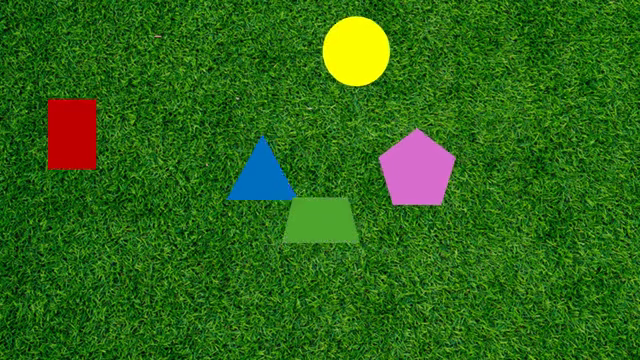
#> input picture frame 183 of PennAir_2024_App_Dynamic.mp4, 640 x 360 px, given in place of PennAir_2024_App_Dynamic_Hard.mp4, which was not available
$ python Q3.py
#> lines starting #> are read from the running program, lines starting #| are printed output that depends on the picture; after the words box and inside, x2 and y2 are one past the last pixel; in counts of white or black regions, pixels touching at a corner belong together; pictures that were not available may be replaced by others from this repository, and a replacement may not be noted
# [120 lines of commented-out code are left out]


import cv2
import numpy as np
from skimage.morphology import remove_small_objects

def get_initial_edges(image, canny_low=70, canny_high=170):
    """
    步骤 1: 使用Canny算子获取初始边缘点。
    """
    return cv2.Canny(image, canny_low, canny_high)

def edge_growing(initial_edges, max_iterations=5):
    """
    步骤 2: 迭代“边缘生长”过程。
    """
    grown_edges = initial_edges.copy()

    for i in range(max_iterations):
        kernel = np.ones((5, 5), np.uint8)
        closed_edges = cv2.morphologyEx(grown_edges, cv2.MORPH_CLOSE, kernel)
        # cleaned_edges = closed_edges
        cleaned_edges = remove_small_objects(closed_edges.astype(bool), min_size=30).astype(np.uint8) * 255

        if np.array_equal(cleaned_edges, grown_edges):
            break

        grown_edges = cleaned_edges

    return grown_edges

def find_large_regions(edges_image, original_image, min_area=100):
    """
    步骤 3: 在生长后的边缘图中寻找并标识出“大区域”。
    """
    result_image = original_image.copy()
    # 获取原始图像的尺寸，用于对比
    img_h, img_w = original_image.shape[:2]
    inverted_edges = cv2.bitwise_not(edges_image)
    contours, _ = cv2.findContours(inverted_edges, cv2.RETR_EXTERNAL, cv2.CHAIN_APPROX_SIMPLE)

    large_contours = []
    for contour in contours:
        contour_area = cv2.contourArea(contour)

        # --- 过滤条件 1: 按最小面积过滤 ---
        if contour_area < min_area:
            continue

        # --- 过滤条件 2: 过滤掉与整个画面一样大的轮廓 (新增加的逻辑) ---
        # 计算轮廓的边界框
        x, y, w, h = cv2.boundingRect(contour)
        # 如果轮廓的宽度或高度非常接近图像的宽度或高度，就认为是边框轮廓，跳过它
        if w > img_w * 0.95 or h > img_h * 0.95:
            continue

        large_contours.append(contour)

    cv2.drawContours(result_image, large_contours, -1, (0, 255, 0), 2)
    return result_image

def main_video(video_path, output_path):
#> called with video_path = 'PennAir_2024_App_Dynamic_Hard.mp4', output_path = 'annotatedQ3.mp4'
    cap = cv2.VideoCapture(video_path)
    if not cap.isOpened():
        print(f"错误：无法打开视频文件: {video_path}")
        return

    # --- 新增代码：视频保存设置 ---
    # 获取原始视频的帧率
    fps = cap.get(cv2.CAP_PROP_FPS)

    # 确定输出视频的尺寸
    # 我们需要先读取一帧来计算合并后窗口的大小
    ret, frame = cap.read()
#> frame is the input picture: shape (360, 640, 3); mean B, G, R 23.6, 103.3, 45.7
    if not ret:
        print("无法读取视频的第一帧。")
        cap.release()
        return

    # 根据第一帧计算合并后的总尺寸
    frame_resized = resize_image(frame)
    h, w, _ = frame_resized.shape
#> h = 225; w = 400
    output_size = (w * 2, h * 2) # 2x2的网格布局
#> output_size = (800, 450)

    # 定义视频编码器并创建VideoWriter对象
    fourcc = cv2.VideoWriter_fourcc(*'mp4v') # 使用.mp4格式
    writer = cv2.VideoWriter(output_path, fourcc, fps, output_size)

    cap.set(cv2.CAP_PROP_POS_FRAMES, 0)

    while True:
        ret, frame = cap.read()
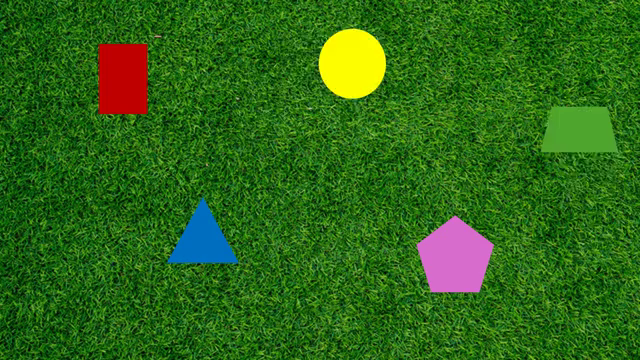
#> input picture frame 0 of PennAir_2024_App_Dynamic.mp4, 640 x 360 px, given in place of PennAir_2024_App_Dynamic_Hard.mp4, which was not available
#> frame is the input picture: shape (360, 640, 3); mean B, G, R 23.6, 103.3, 45.6
        if not ret:
            print("视频播放完毕或读取失败。")
            break

        frame_resized = resize_image(frame)
        if frame_resized is None:
            continue

        frame_gray = cv2.cvtColor(frame_resized, cv2.COLOR_BGR2GRAY)
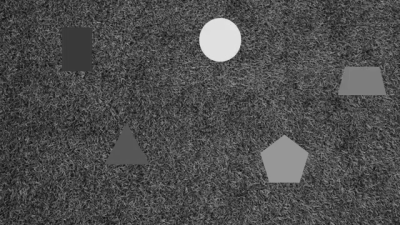
#> frame_gray: shape (225, 400); min 14, max 227, mean 77
        initial_edges = get_initial_edges(frame_gray)
#> in get_initial_edges, `return cv2.Canny(image, canny_low, canny_high)`:
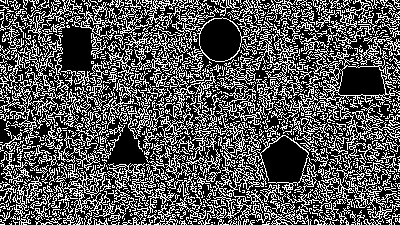
#> returned value: shape (225, 400); 33.7% white in thin lines or dots
        grown_edges = edge_growing(initial_edges)
#> the loop in edge_growing, `for i in range(max_iterations):` made 2 passes
#> pass 1, in edge_growing, `closed_edges = cv2.morphologyEx(grown_edges, cv2.MORPH_CLOSE, kernel)`:
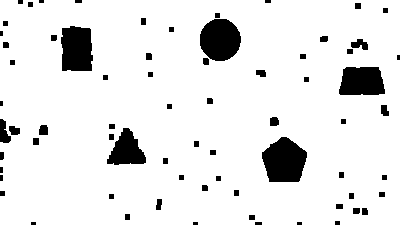
#> closed_edges: shape (225, 400); 90.6% white; 70 black regions (10 under 20 px), largest, box (x1, y1, x2, y2) and area: (262, 137, 307, 182) 1524, (200, 19, 241, 61) 1365, (61, 26, 93, 71) 1284
        final_result = find_large_regions(grown_edges, frame_resized)
#> in find_large_regions, `inverted_edges = cv2.bitwise_not(edges_image)`: inverted_edges: shape (225, 400); 9.4% white; 70 white regions (10 under 20 px)
#> in find_large_regions, `contours, _ = cv2.findContours(inverted_edges, cv2.RETR_EXTERNAL, cv2...`: contours = 70 contours, 30 with area under 20; largest, box (x1, y1, x2, y2) and area: (262, 137, 307, 182) 1456, (200, 19, 241, 61) 1306, (61, 26, 93, 71) 1211, (339, 67, 385, 95) 1071, (107, 128, 146, 165) 814
#> the loop in find_large_regions, `for contour in contours:` made 70 passes
#> contour_area on passes 8, 9, 11, 17, 25, 32, 33, 37, 38, 41, 45, 48: 28.5, 29.5, 40, 24.5, 20.5, 63, 66.5, 58, 55, 24.5, 45, 29
#> (contour, contour_area) on passes 6, 7, 10, 13, 14, 16: ([[249, 215], [249, 219], [254, 219], [254, 215]], 20), ([[125, 214], [125, 219], [129, 219], [129, 214]], 20), ([[336, 204], [336, 208], [342, 208], [342, 204]], 24), ([[349, 193], [349, 198], [353, 198], [353, 193]], 20), ([[379, 192], [379, 196], [384, 196], [384, 192]], 20), ([[234, 190], [234, 195], [238, 195], [238, 190]], 20)
#> after the loop in find_large_regions, `for contour in contours:`: large_contours = 6 contours; box (x1, y1, x2, y2) and area: (262, 137, 307, 182) 1456, (200, 19, 241, 61) 1306, (61, 26, 93, 71) 1211, (339, 67, 385, 95) 1071, (107, 128, 146, 165) 814, (0, 119, 11, 143) 142
#> in find_large_regions, `cv2.drawContours(result_image, large_contours, -1, (0, 255, 0), 2)`: result_image: shape (225, 400, 3); mean B, G, R 21.7, 106.9, 42.5

        initial_edges_bgr = cv2.cvtColor(initial_edges, cv2.COLOR_GRAY2BGR)
#> initial_edges_bgr: shape (225, 400, 3); 33.7% white in thin lines or dots
        grown_edges_bgr = cv2.cvtColor(grown_edges, cv2.COLOR_GRAY2BGR)

        top_row = np.hstack((frame_resized, initial_edges_bgr))
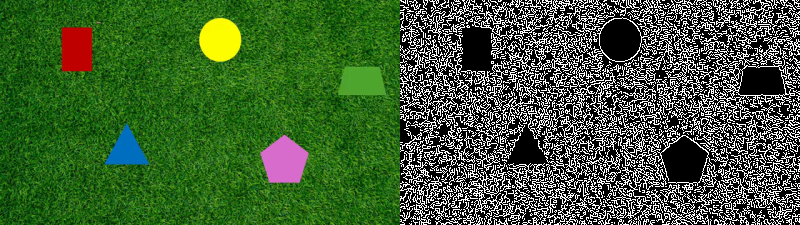
#> top_row: shape (225, 800, 3); mean B, G, R 54.7, 94.6, 65.7
        bottom_row = np.hstack((grown_edges_bgr, final_result))
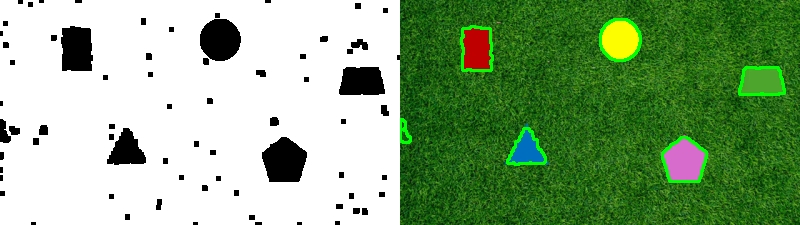
#> bottom_row: shape (225, 800, 3); mean B, G, R 126.4, 169, 136.7
        combined_display = np.vstack((top_row, bottom_row))
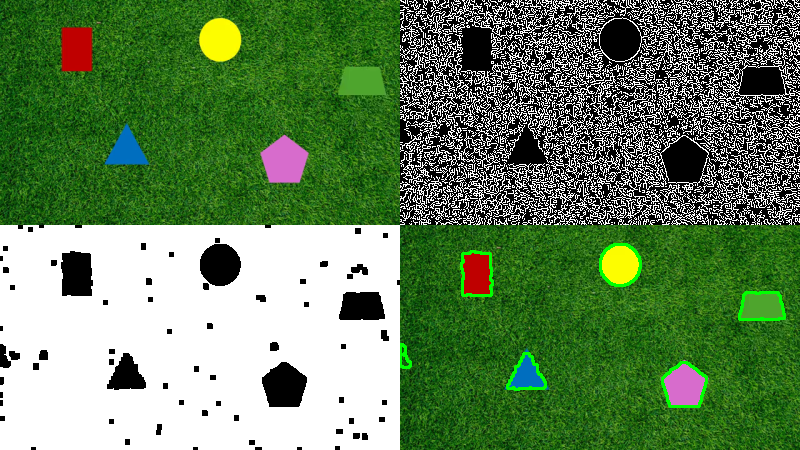
#> combined_display: shape (450, 800, 3); mean B, G, R 90.6, 131.8, 101.2

        cv2.imshow("Edge Growing Segmentation for Video", combined_display)
        writer.write(combined_display)

        if cv2.waitKey(25) & 0xFF == ord('q'):
#> (key q is pressed here)
            print("User requested exit.")
            break

    writer.release()

    cap.release()
    cv2.destroyAllWindows()
    print(f"处理完成的视频已保存至: {output_path}")
def resize_image(image, width=400):
    """辅助函数，用于缩放图像以便显示。"""
    if image is None or image.shape[1] == 0: return None
    (h, w) = image.shape[:2]
    r = width / float(w)
    return cv2.resize(image, (width, int(h * r)), interpolation=cv2.INTER_AREA)


if __name__ == '__main__':
    video_file = "PennAir_2024_App_Dynamic_Hard.mp4"
    output_file = "annotatedQ3.mp4" # 定义输出文件名
    main_video(video_file, output_file)

$ run again, starting later in the video
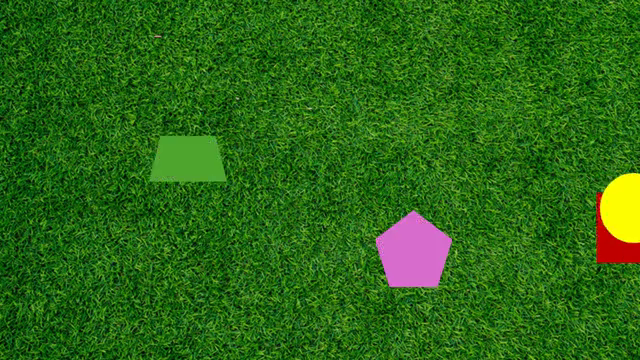
#> input picture frame 826 of PennAir_2024_App_Dynamic.mp4, 640 x 360 px, given in place of PennAir_2024_App_Dynamic_Hard.mp4, which was not available
#> in main_video, frame is the input picture: shape (360, 640, 3); mean B, G, R 22, 103.2, 43.2
#> in resize_image, `return cv2.resize(image, (width, int(h * r)), interpolation=cv2.INTER_..`:
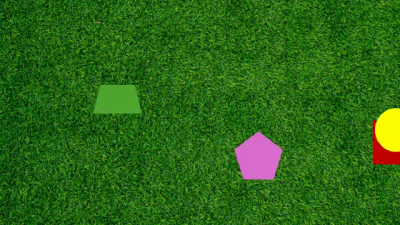
#> returned value: shape (225, 400, 3); mean of channels 0, 1, 2 22, 103.2, 43.2; drawn as B, G, R
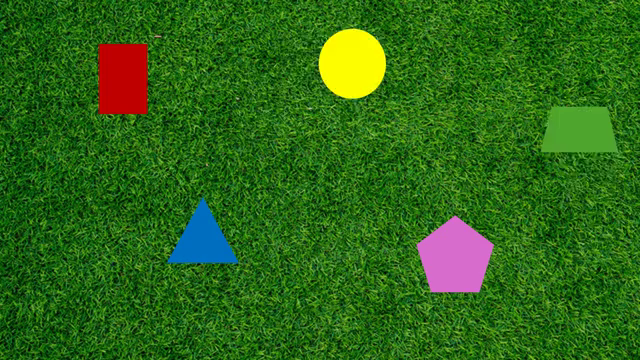
#> input picture frame 0 of PennAir_2024_App_Dynamic.mp4, 640 x 360 px, given in place of PennAir_2024_App_Dynamic_Hard.mp4, which was not available
#> in main_video, frame is the input picture: shape (360, 640, 3); mean B, G, R 23.6, 103.3, 45.6
#> inverted_edges: shape (225, 400); 9.4% white; 70 white regions (10 under 20 px)
#> contours = 70 contours, 30 with area under 20; largest, box (x1, y1, x2, y2) and area: (262, 137, 307, 182) 1456, (200, 19, 241, 61) 1306, (61, 26, 93, 71) 1211, (339, 67, 385, 95) 1071, (107, 128, 146, 165) 814
#> the loop in find_large_regions, `for contour in contours:` made 70 passes
#> contour_area on passes 8, 9, 11, 17, 25, 32, 33, 37: 28.5, 29.5, 40, 24.5, 20.5, 63, 66.5, 58
#> after the loop in find_large_regions, `for contour in contours:`: large_contours = 6 contours; box (x1, y1, x2, y2) and area: (262, 137, 307, 182) 1456, (200, 19, 241, 61) 1306, (61, 26, 93, 71) 1211, (339, 67, 385, 95) 1071, (107, 128, 146, 165) 814, (0, 119, 11, 143) 142
#> result_image: shape (225, 400, 3); mean B, G, R 21.7, 106.9, 42.5
#> initial_edges_bgr: shape (225, 400, 3); 33.7% white in thin lines or dots
#> grown_edges_bgr: shape (225, 400, 3); 90.6% white; 70 black regions (10 under 20 px), largest, box (x1, y1, x2, y2) and area: (262, 137, 307, 182) 1524, (200, 19, 241, 61) 1365, (61, 26, 93, 71) 1284

$ run again, starting later in the video
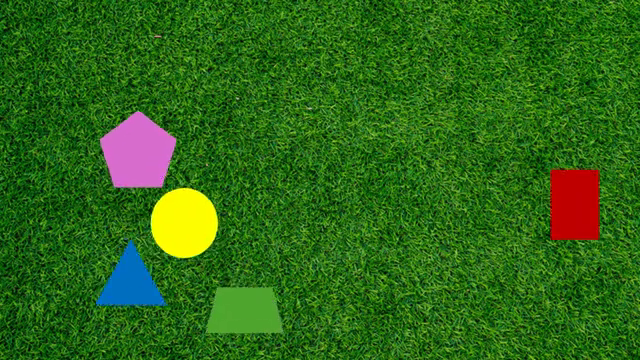
#> input picture frame 1469 of PennAir_2024_App_Dynamic.mp4, 640 x 360 px, given in place of PennAir_2024_App_Dynamic_Hard.mp4, which was not available
#> in main_video, frame is the input picture: shape (360, 640, 3); mean B, G, R 23.7, 103.5, 45.9
#> in resize_image, `return cv2.resize(image, (width, int(h * r)), interpolation=cv2.INTER_..`:
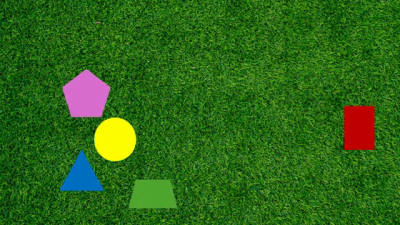
#> returned value: shape (225, 400, 3); mean of channels 0, 1, 2 23.7, 103.5, 45.9; drawn as B, G, R
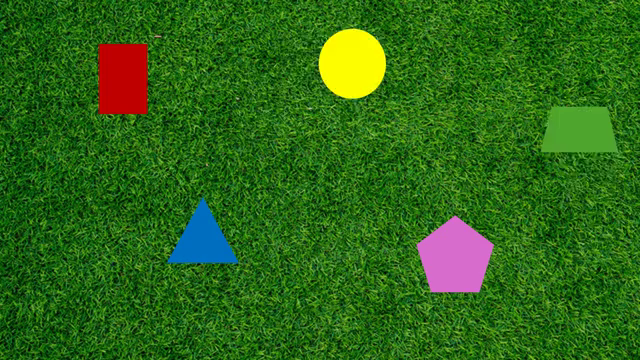
#> input picture frame 0 of PennAir_2024_App_Dynamic.mp4, 640 x 360 px, given in place of PennAir_2024_App_Dynamic_Hard.mp4, which was not available
#> in main_video, frame is the input picture: shape (360, 640, 3); mean B, G, R 23.6, 103.3, 45.6
#> inverted_edges: shape (225, 400); 9.4% white; 70 white regions (10 under 20 px)
#> contours = 70 contours, 30 with area under 20; largest, box (x1, y1, x2, y2) and area: (262, 137, 307, 182) 1456, (200, 19, 241, 61) 1306, (61, 26, 93, 71) 1211, (339, 67, 385, 95) 1071, (107, 128, 146, 165) 814
#> the loop in find_large_regions, `for contour in contours:` made 70 passes
#> contour_area on passes 8, 9, 11, 17, 25, 32, 33, 37: 28.5, 29.5, 40, 24.5, 20.5, 63, 66.5, 58
#> after the loop in find_large_regions, `for contour in contours:`: large_contours = 6 contours; box (x1, y1, x2, y2) and area: (262, 137, 307, 182) 1456, (200, 19, 241, 61) 1306, (61, 26, 93, 71) 1211, (339, 67, 385, 95) 1071, (107, 128, 146, 165) 814, (0, 119, 11, 143) 142
#> result_image: shape (225, 400, 3); mean B, G, R 21.7, 106.9, 42.5
#> initial_edges_bgr: shape (225, 400, 3); 33.7% white in thin lines or dots
#> grown_edges_bgr: shape (225, 400, 3); 90.6% white; 70 black regions (10 under 20 px), largest, box (x1, y1, x2, y2) and area: (262, 137, 307, 182) 1524, (200, 19, 241, 61) 1365, (61, 26, 93, 71) 1284
